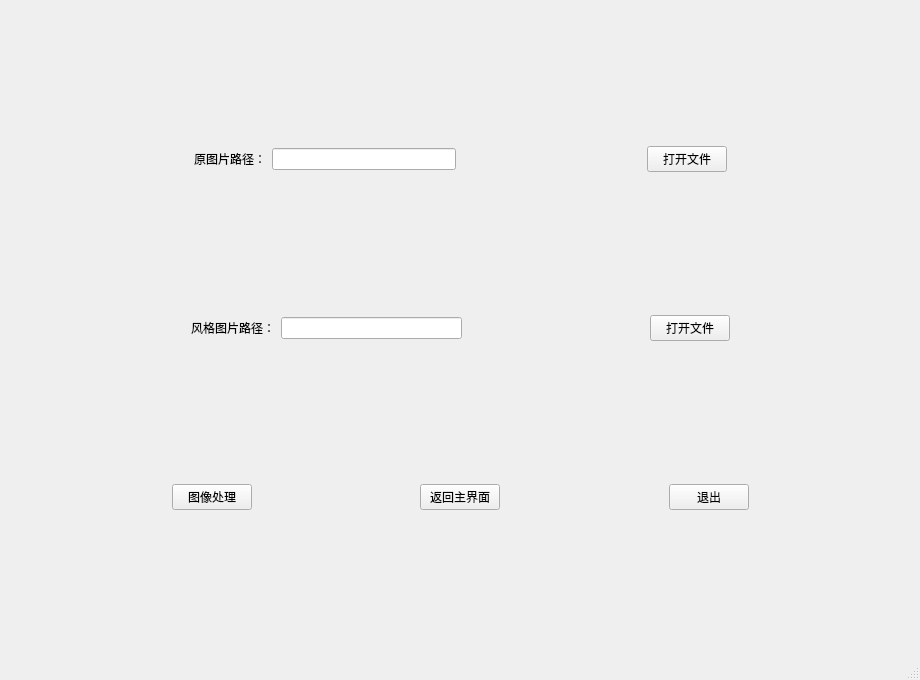
<?xml version="1.0" encoding="UTF-8"?>
<ui version="4.0">
 <class>MainWindow</class>
 <widget class="QMainWindow" name="MainWindow">
  <property name="geometry">
   <rect>
    <x>0</x>
    <y>0</y>
    <width>920</width>
    <height>680</height>
   </rect>
  </property>
  <property name="minimumSize">
   <size>
    <width>920</width>
    <height>680</height>
   </size>
  </property>
  <property name="windowTitle">
   <string>图像风格迁移</string>
  </property>
  <property name="windowIcon">
   <iconset resource="resources.qrc">
    <normaloff>:/images/AI Studio.ico</normaloff>:/images/AI Studio.ico</iconset>
  </property>
  <widget class="QWidget" name="centralwidget">
   <layout class="QGridLayout" name="gridLayout">
    <item row="0" column="0">
     <layout class="QHBoxLayout" name="horizontalLayout">
      <item>
       <spacer name="horizontalSpacer">
        <property name="orientation">
         <enum>Qt::Horizontal</enum>
        </property>
        <property name="sizeHint" stdset="0">
         <size>
          <width>40</width>
          <height>20</height>
         </size>
        </property>
       </spacer>
      </item>
      <item>
       <widget class="QLabel" name="label">
        <property name="text">
         <string>原图片路径：</string>
        </property>
       </widget>
      </item>
      <item>
       <widget class="QLineEdit" name="lineEdit"/>
      </item>
      <item>
       <spacer name="horizontalSpacer_3">
        <property name="orientation">
         <enum>Qt::Horizontal</enum>
        </property>
        <property name="sizeHint" stdset="0">
         <size>
          <width>40</width>
          <height>20</height>
         </size>
        </property>
       </spacer>
      </item>
      <item>
       <widget class="QPushButton" name="pushButton_openfile1">
        <property name="text">
         <string>打开文件</string>
        </property>
       </widget>
      </item>
      <item>
       <spacer name="horizontalSpacer_4">
        <property name="orientation">
         <enum>Qt::Horizontal</enum>
        </property>
        <property name="sizeHint" stdset="0">
         <size>
          <width>40</width>
          <height>20</height>
         </size>
        </property>
       </spacer>
      </item>
     </layout>
    </item>
    <item row="1" column="0">
     <layout class="QHBoxLayout" name="horizontalLayout_2">
      <item>
       <spacer name="horizontalSpacer_5">
        <property name="orientation">
         <enum>Qt::Horizontal</enum>
        </property>
        <property name="sizeHint" stdset="0">
         <size>
          <width>40</width>
          <height>20</height>
         </size>
        </property>
       </spacer>
      </item>
      <item>
       <widget class="QLabel" name="label_2">
        <property name="text">
         <string>风格图片路径：</string>
        </property>
       </widget>
      </item>
      <item>
       <widget class="QLineEdit" name="lineEdit_2"/>
      </item>
      <item>
       <spacer name="horizontalSpacer_7">
        <property name="orientation">
         <enum>Qt::Horizontal</enum>
        </property>
        <property name="sizeHint" stdset="0">
         <size>
          <width>40</width>
          <height>20</height>
         </size>
        </property>
       </spacer>
      </item>
      <item>
       <widget class="QPushButton" name="pushButton_openfile2">
        <property name="text">
         <string>打开文件</string>
        </property>
       </widget>
      </item>
      <item>
       <spacer name="horizontalSpacer_2">
        <property name="orientation">
         <enum>Qt::Horizontal</enum>
        </property>
        <property name="sizeHint" stdset="0">
         <size>
          <width>40</width>
          <height>20</height>
         </size>
        </property>
       </spacer>
      </item>
     </layout>
    </item>
    <item row="2" column="0">
     <layout class="QHBoxLayout" name="horizontalLayout_3">
      <item>
       <spacer name="horizontalSpacer_6">
        <property name="orientation">
         <enum>Qt::Horizontal</enum>
        </property>
        <property name="sizeHint" stdset="0">
         <size>
          <width>40</width>
          <height>20</height>
         </size>
        </property>
       </spacer>
      </item>
      <item>
       <widget class="QPushButton" name="pushButton_deal">
        <property name="text">
         <string>图像处理</string>
        </property>
       </widget>
      </item>
      <item>
       <spacer name="horizontalSpacer_8">
        <property name="orientation">
         <enum>Qt::Horizontal</enum>
        </property>
        <property name="sizeHint" stdset="0">
         <size>
          <width>40</width>
          <height>20</height>
         </size>
        </property>
       </spacer>
      </item>
      <item>
       <widget class="QPushButton" name="pushButton_back">
        <property name="text">
         <string>返回主界面</string>
        </property>
       </widget>
      </item>
      <item>
       <spacer name="horizontalSpacer_10">
        <property name="orientation">
         <enum>Qt::Horizontal</enum>
        </property>
        <property name="sizeHint" stdset="0">
         <size>
          <width>40</width>
          <height>20</height>
         </size>
        </property>
       </spacer>
      </item>
      <item>
       <widget class="QPushButton" name="pushButton_exit">
        <property name="text">
         <string>退出</string>
        </property>
       </widget>
      </item>
      <item>
       <spacer name="horizontalSpacer_9">
        <property name="orientation">
         <enum>Qt::Horizontal</enum>
        </property>
        <property name="sizeHint" stdset="0">
         <size>
          <width>40</width>
          <height>20</height>
         </size>
        </property>
       </spacer>
      </item>
     </layout>
    </item>
   </layout>
  </widget>
  <widget class="QMenuBar" name="menubar">
   <property name="geometry">
    <rect>
     <x>0</x>
     <y>0</y>
     <width>920</width>
     <height>23</height>
    </rect>
   </property>
  </widget>
  <widget class="QStatusBar" name="statusbar"/>
 </widget>
 <resources>
  <include location="resources.qrc"/>
 </resources>
 <connections/>
</ui>
